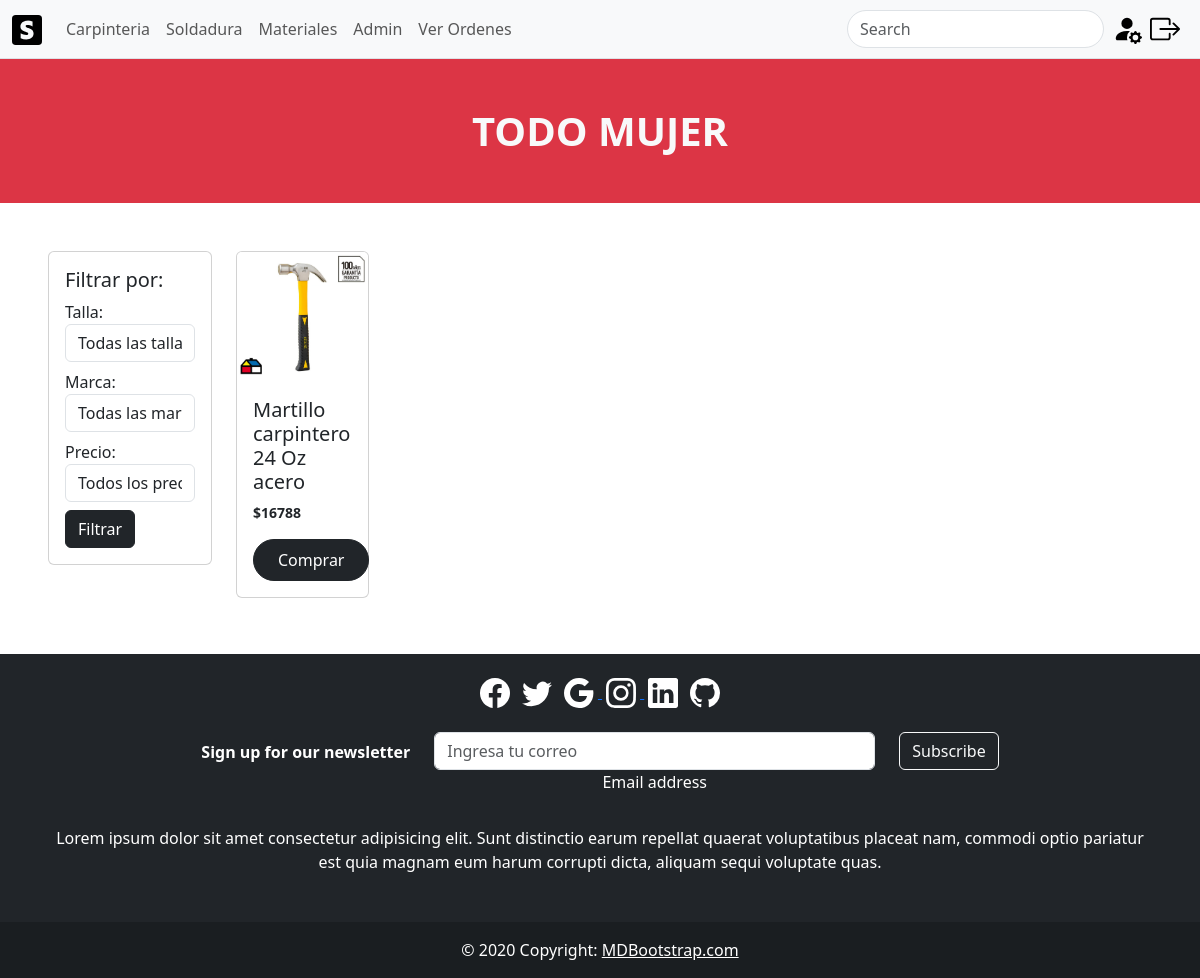
/mujeres/ (signed in), run on the app's committed database.
### cliente/models.py (models this page shows, shortened)
class Product(models.Model):
    name = models.CharField(max_length=100)
    description = models.TextField()
    brand = models.CharField(max_length=50)
    price = models.IntegerField()
    model = models.CharField(max_length=50)
    image = models.ImageField(upload_to='productos', null=True)
    stock = models.PositiveIntegerField(default=300)

### cliente/views.py (the view)
# urls.py: path('mujeres/', views.mujeres, name='mujeres'),
@login_required
def mujeres(request):
    products = Product.objects.all()
    context = {
        'products': products
    }
    return render(request, 'products-mujer.html', context)

### cliente/templates/products-mujer.html (shortened to what this page needs)
{% extends 'base.html' %} {% block content %}
<div class="bg-danger text-center">
  <h1 class="text-light py-5 fw-bolder">TODO MUJER</h1>
</div>
<div class="container-fluid px-5 mt-5">
  <div class="row">
    <div class="col-sm-12 col-md-12 col-lg-12 col-xl-2">
      <div class="card mb-4">
        <div class="card-body">
          <form>
            <h5>Filtrar por:</h5>
            <div class="form-group my-2">
              <label for="talla">Talla:</label>
              <select class="form-control" id="talla">
                <option value="">Todas las tallas</option>
              </select>
            </div>
            <div class="form-group my-2">
              <label for="marca">Marca:</label>
              <select class="form-control" id="marca">
                <option value="">Todas las marcas</option>
              </select>
            </div>
            <div class="form-group my-2">
              <label for="precio">Precio:</label>
              <select class="form-control" id="precio">
                <option value="">Todos los precios</option>
              </select>
            </div>
            <button type="submit" class="btn btn-dark">Filtrar</button>
          </form>
        </div>
      </div>
    </div>
    <div class="col-sm-12 col-md-12 col-lg-12 col-xl-10">
      <div class="row">
        {% for product in products %}
        <div class="col-sm-12 col-md-3 col-lg-2 mb-2">
          <div class="card h-100">
            <img src="{{ product.image.url }}" class="card-img-top" alt="..." />
            <div
              class="card-body d-flex flex-column justify-content-between align-items-start"
            >
              <h5 class="card-title">{{ product.name }}</h5>
              <small class="fw-bold">${{ product.price }}</small>
              <a
                href="{% url 'detalle_producto' product.id %}"
                class="btn btn-dark rounded-pill py-2 px-4 mt-3"
                >Comprar</a
              >
            </div>
          </div>
        </div>
        {% endfor %}
      </div>
    </div>
  </div>
</div>
{% endblock %}

### data on the page
Product: image (picture), name "Martillo carpintero 24 Oz acero", price "16788"
